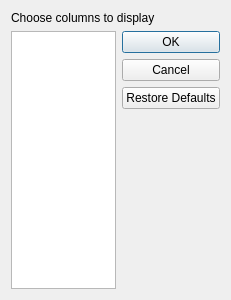
<?xml version="1.0" encoding="UTF-8"?>
<ui version="4.0">
 <class>ChooseColumnsDialog</class>
 <widget class="QDialog" name="ChooseColumnsDialog">
  <property name="geometry">
   <rect>
    <x>0</x>
    <y>0</y>
    <width>231</width>
    <height>300</height>
   </rect>
  </property>
  <property name="windowTitle">
   <string>Choose Columns...</string>
  </property>
  <property name="sizeGripEnabled">
   <bool>false</bool>
  </property>
  <layout class="QVBoxLayout" name="verticalLayout">
   <item>
    <widget class="QLabel" name="labelColumns">
     <property name="text">
      <string>Choose columns to display</string>
     </property>
    </widget>
   </item>
   <item>
    <layout class="QHBoxLayout" name="layoutListButtons">
     <item>
      <widget class="QListWidget" name="listColumns">
       <property name="editTriggers">
        <set>QAbstractItemView::NoEditTriggers</set>
       </property>
       <property name="selectionMode">
        <enum>QAbstractItemView::NoSelection</enum>
       </property>
      </widget>
     </item>
     <item>
      <widget class="QDialogButtonBox" name="buttonsColumns">
       <property name="sizePolicy">
        <sizepolicy hsizetype="Fixed" vsizetype="Expanding">
         <horstretch>0</horstretch>
         <verstretch>0</verstretch>
        </sizepolicy>
       </property>
       <property name="layoutDirection">
        <enum>Qt::LeftToRight</enum>
       </property>
       <property name="orientation">
        <enum>Qt::Vertical</enum>
       </property>
       <property name="standardButtons">
        <set>QDialogButtonBox::Cancel|QDialogButtonBox::Ok|QDialogButtonBox::RestoreDefaults</set>
       </property>
       <property name="centerButtons">
        <bool>false</bool>
       </property>
      </widget>
     </item>
    </layout>
   </item>
  </layout>
 </widget>
 <resources/>
 <connections>
  <connection>
   <sender>buttonsColumns</sender>
   <signal>accepted()</signal>
   <receiver>ChooseColumnsDialog</receiver>
   <slot>accept()</slot>
   <hints>
    <hint type="sourcelabel">
     <x>248</x>
     <y>254</y>
    </hint>
    <hint type="destinationlabel">
     <x>157</x>
     <y>274</y>
    </hint>
   </hints>
  </connection>
  <connection>
   <sender>buttonsColumns</sender>
   <signal>rejected()</signal>
   <receiver>ChooseColumnsDialog</receiver>
   <slot>reject()</slot>
   <hints>
    <hint type="sourcelabel">
     <x>316</x>
     <y>260</y>
    </hint>
    <hint type="destinationlabel">
     <x>286</x>
     <y>274</y>
    </hint>
   </hints>
  </connection>
 </connections>
</ui>
